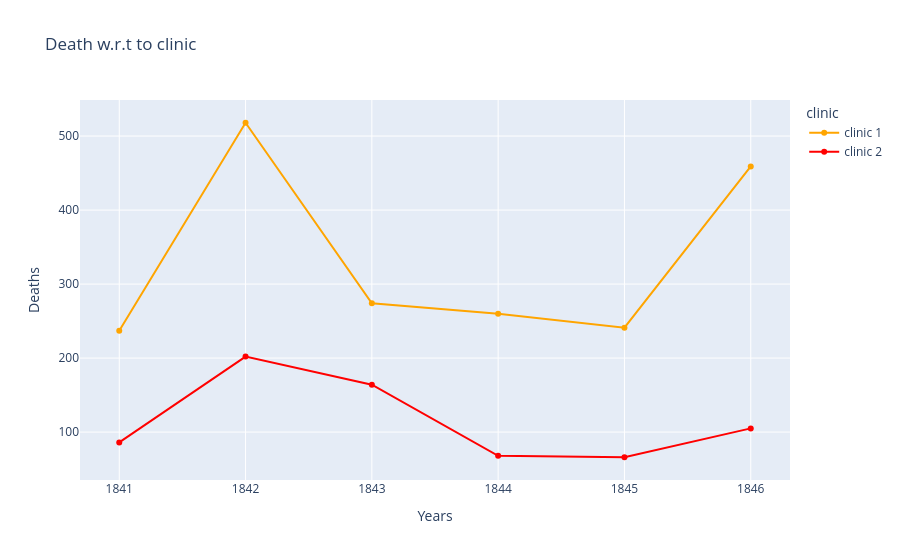

Here is the notebook cell this chart was saved with:
### Markdown cell above
#### Deaths count w.r.t Clinic:

### Code cell
# Setting Coordinates:
DF = yearly_df
XCOR = "year"
YCOR = "deaths"

# Setting Label:
TITLE = "Death w.r.t to clinic"
XLABEL = "Years"
YLABEL = "Deaths"

line = px.line(
    data_frame=DF,
    x=XCOR,
    y=YCOR,
    title=TITLE,
    markers=".",
    color="clinic",
    color_discrete_sequence=["orange", "red"],
)

line.update_layout(
    xaxis_title=XLABEL,
    yaxis_title=YLABEL,
)

line.show()

### Figure 1 — Plotly figure (JSON) as saved in the notebook; plotly's stock layout.template omitted (floating-point values rounded to 4 significant figures)
{"data": [{"hovertemplate": "clinic=clinic 1<br>year=%{x}<br>deaths=%{y}<extra></extra>", "legendgroup": "clinic 1", "line": {"color": "orange", "dash": "solid"}, "marker": {"symbol": "circle"}, "mode": "lines+markers", "name": "clinic 1", "orientation": "v", "showlegend": true, "type": "scatter", "x": [1841, 1842, 1843, 1844, 1845, 1846], "xaxis": "x", "y": [237, 518, 274, 260, 241, 459], "yaxis": "y"}, {"hovertemplate": "clinic=clinic 2<br>year=%{x}<br>deaths=%{y}<extra></extra>", "legendgroup": "clinic 2", "line": {"color": "red", "dash": "solid"}, "marker": {"symbol": "circle"}, "mode": "lines+markers", "name": "clinic 2", "orientation": "v", "showlegend": true, "type": "scatter", "x": [1841, 1842, 1843, 1844, 1845, 1846], "xaxis": "x", "y": [86, 202, 164, 68, 66, 105], "yaxis": "y"}], "layout": {"legend": {"title": {"text": "clinic"}, "tracegroupgap": 0}, "title": {"text": "Death w.r.t to clinic"}, "xaxis": {"anchor": "y", "domain": [0, 1], "title": {"text": "Years"}}, "yaxis": {"anchor": "x", "domain": [0, 1], "title": {"text": "Deaths"}}}}
